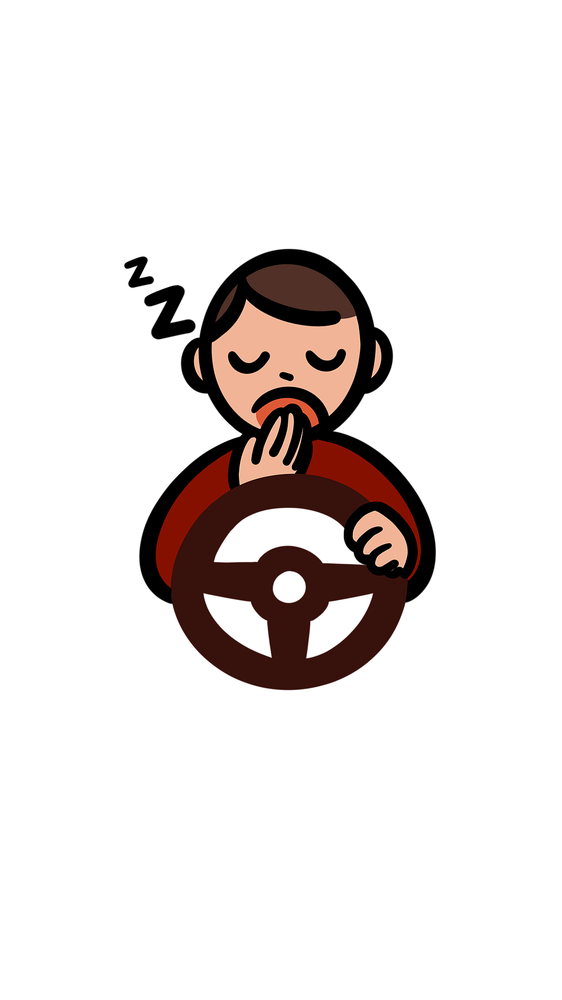
#> input picture input/1.png, 562 x 1000 px, shrunk from 1080 x 1920 before the run; its folder holds only this picture in this run
$ python background_remover.py input/1.png
#> lines starting #> are read from the running program, lines starting #| are printed output that depends on the picture; after the words box and inside, x2 and y2 are one past the last pixel; in counts of white or black regions, pixels touching at a corner belong together
#!/usr/bin/env python3
"""
Background Remover Tool

A tool for removing white/light colored backgrounds from images using flood fill algorithm.
Supports batch processing and various customization options.

Author: Tanakorn Onlamoon
License: MIT
"""

import argparse
import logging
import sys
from pathlib import Path
from typing import List, Optional, Tuple, Union

import cv2
import numpy as np
from PIL import Image


class BackgroundRemover:
    """A class for removing backgrounds from images using flood fill."""

    def __init__(
        self,
        lower_diff: Tuple[int, int, int] = (10, 10, 10),
        upper_diff: Tuple[int, int, int] = (10, 10, 10),
        start_points: Optional[List[Tuple[int, int]]] = None,
        auto_crop: bool = True,
    ):
        """
        Initialize the BackgroundRemover.

        Args:
            lower_diff: Lower threshold for flood fill (BGR values)
            upper_diff: Upper threshold for flood fill (BGR values)
            start_points: List of starting points for flood fill. Defaults to corners.
            auto_crop: Whether to automatically crop the result to remove empty space
        """
        self.lower_diff = lower_diff
        self.upper_diff = upper_diff
        self.start_points = start_points
        self.auto_crop = auto_crop
        self.logger = self._setup_logger()

    def _setup_logger(self) -> logging.Logger:
        """Set up logging configuration."""
        logger = logging.getLogger(__name__)
        logger.setLevel(logging.INFO)

        if not logger.handlers:
            handler = logging.StreamHandler()
            formatter = logging.Formatter(
                '%(asctime)s - %(name)s - %(levelname)s - %(message)s'
            )
            handler.setFormatter(formatter)
            logger.addHandler(handler)

        return logger

    def _validate_image_path(self, path: Union[str, Path]) -> Path:
        """Validate that the image path exists and is a valid image file."""
        path = Path(path)

        if not path.exists():
            raise FileNotFoundError(f"Image file not found: {path}")

        valid_extensions = {'.png', '.jpg', '.jpeg', '.bmp', '.tiff', '.webp'}
        if path.suffix.lower() not in valid_extensions:
            raise ValueError(f"Unsupported image format: {path.suffix}")

        return path

    def _load_image(self, input_path: Path) -> np.ndarray:
        """Load image with proper alpha channel handling."""
        img = cv2.imread(str(input_path), cv2.IMREAD_UNCHANGED)
#> img is the input picture: shape (1000, 562, 4); mean B, G, R, A 224.5, 225.8, 230.9, 255

        if img is None:
            raise ValueError(f"Could not load image: {input_path}")

        # Ensure BGRA (4-channel)
        if len(img.shape) == 2:  # Grayscale
            img = cv2.cvtColor(img, cv2.COLOR_GRAY2BGRA)
        elif img.shape[2] == 3:  # BGR
            img = cv2.cvtColor(img, cv2.COLOR_BGR2BGRA)
        elif img.shape[2] == 4:  # Already BGRA
            pass
        else:
            raise ValueError(f"Unsupported image format with {img.shape[2]} channels")

        return img

    def _get_flood_fill_points(self, img: np.ndarray) -> List[Tuple[int, int]]:
        """Get starting points for flood fill operation."""
        if self.start_points:
            return self.start_points

        h, w = img.shape[:2]
        # Default to all four corners
        return [(0, 0), (w-1, 0), (0, h-1), (w-1, h-1)]

    def _apply_flood_fill(self, img: np.ndarray) -> np.ndarray:
        """Apply flood fill to remove background."""
        h, w = img.shape[:2]
#> h = 1000; w = 562
        mask = np.zeros((h + 2, w + 2), np.uint8)
        bgr = img[:, :, :3].copy()
        result = img.copy()

        points = self._get_flood_fill_points(img)
#> points = [(0, 0), (561, 0), (0, 999), (561, 999)]

        for point in points:
            x, y = point
            if 0 <= x < w and 0 <= y < h:
                # Reset mask for each flood fill operation
                temp_mask = np.zeros((h + 2, w + 2), np.uint8)

                cv2.floodFill(
                    bgr, temp_mask, (x, y),
                    (0, 0, 0),  # dummy color
                    self.lower_diff,
                    self.upper_diff,
                    flags=cv2.FLOODFILL_FIXED_RANGE
                )

                # Combine masks
                mask = cv2.bitwise_or(mask, temp_mask)
#> this loop made 4 passes
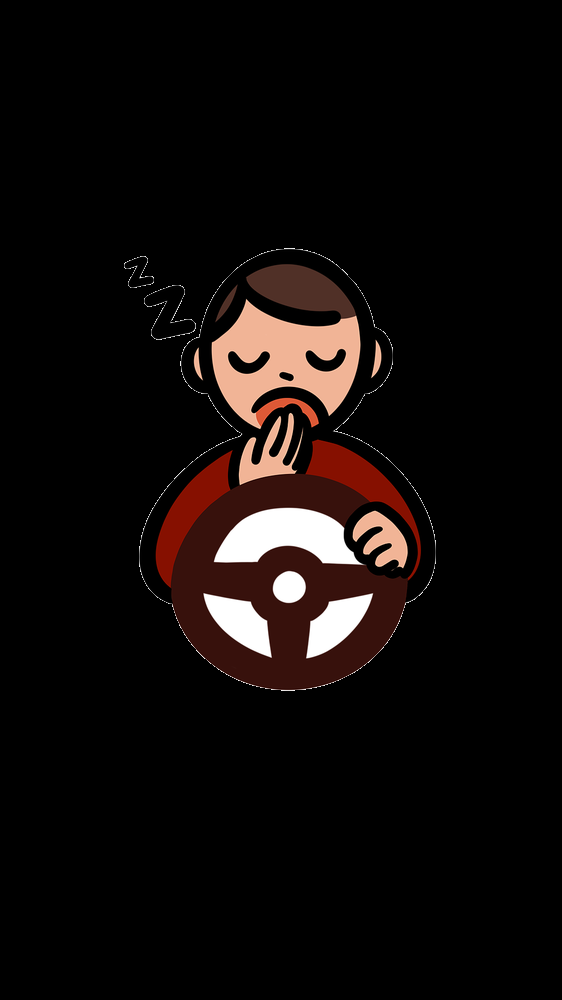
#> bgr: shape (1000, 562, 3); mean B, G, R 9.9, 11.1, 16.2
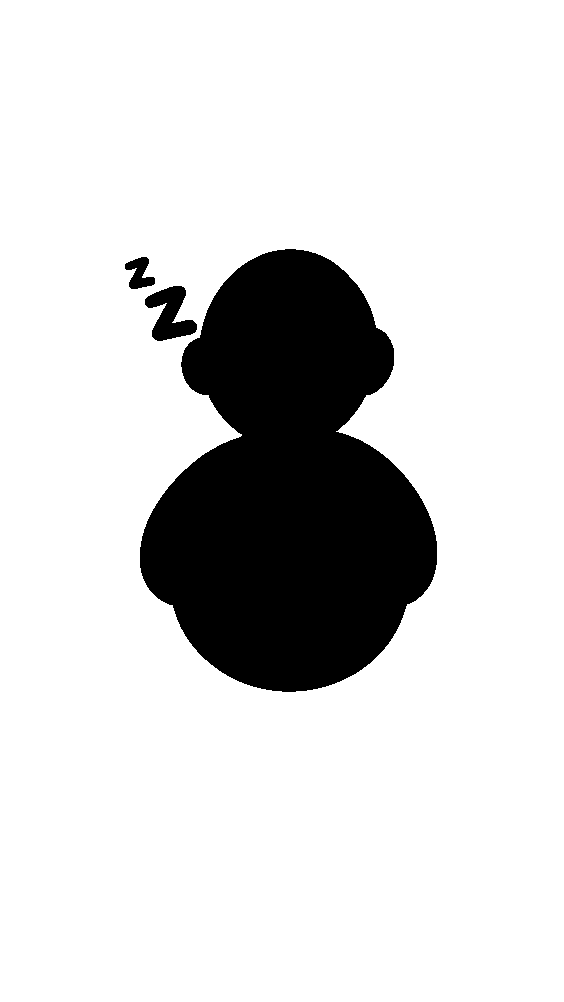
#> mask: shape (1002, 564); values 0 (black) and 1 (white), 84.3% white; 3 black regions, box (x1, y1, x2, y2) and area: (140, 249, 437, 692) 86828, (145, 286, 197, 341) 1569, (125, 257, 155, 289) 553

        # Apply transparency to flood-filled areas
        filled_area = mask[1:h+1, 1:w+1] == 1
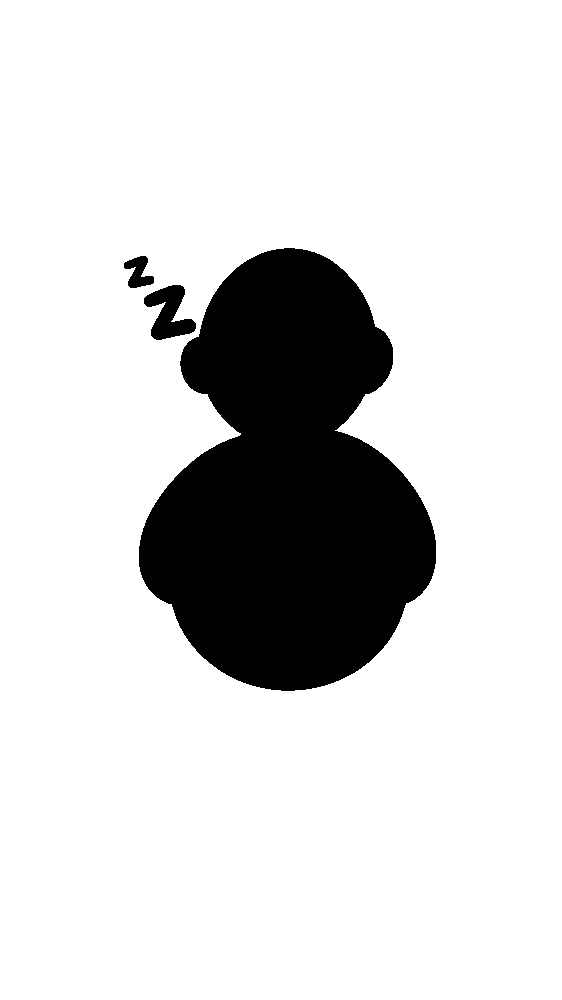
#> filled_area: shape (1000, 562) bool; 84.2% white; 3 black regions, box (x1, y1, x2, y2) and area: (139, 248, 436, 691) 86828, (144, 285, 196, 340) 1569, (124, 256, 154, 288) 553
        result[filled_area] = (0, 0, 0, 0)  # Transparent

        return result

    def _crop_image(self, img: np.ndarray) -> np.ndarray:
        """Crop image to remove transparent borders."""
        if not self.auto_crop:
            return img

        # Convert to PIL for easier cropping
        pil_img = Image.fromarray(cv2.cvtColor(img, cv2.COLOR_BGRA2RGBA))
        bbox = pil_img.getbbox()
#> bbox = (124, 248, 436, 691)

        if bbox:
            pil_img = pil_img.crop(bbox)
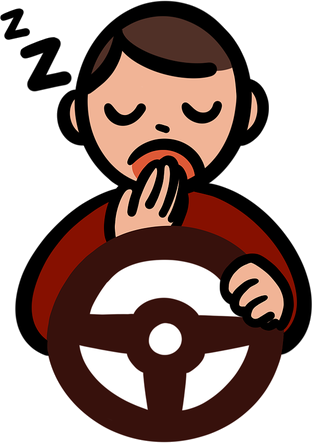
#> pil_img: PIL image 312x443 RGBA; mean R, G, B, A 66.1, 45.3, 40.1, 164.1; transparent parts drawn white
            # Convert back to numpy array
            return cv2.cvtColor(np.array(pil_img), cv2.COLOR_RGBA2BGRA)
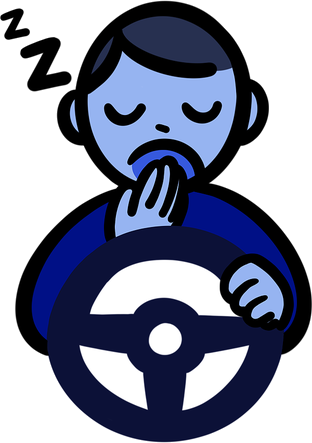
#> returned value: shape (443, 312, 4); mean R, G, B, A 40.1, 45.3, 66.1, 164.1; transparent parts drawn white

        return img

    def remove_background(
        self,
        input_path: Union[str, Path],
        output_path: Optional[Union[str, Path]] = None
    ) -> Path:
        """
        Remove background from a single image.

        Args:
            input_path: Path to input image
            output_path: Path to output image (optional)

        Returns:
            Path to the output image
        """
        input_path = self._validate_image_path(input_path)

        if output_path is None:
            output_path = input_path.parent / f"{input_path.stem}_no_bg.png"
        else:
            output_path = Path(output_path)

        self.logger.info(f"Processing: {input_path}")

        try:
            # Load and process image
            img = self._load_image(input_path)
            result = self._apply_flood_fill(img)
            result = self._crop_image(result)

            # Save result
            output_path.parent.mkdir(parents=True, exist_ok=True)
            pil_img = Image.fromarray(cv2.cvtColor(result, cv2.COLOR_BGRA2RGBA))
            pil_img.save(output_path, "PNG")

            self.logger.info(f"Saved: {output_path}")
            return output_path

        except Exception as e:
            self.logger.error(f"Failed to process {input_path}: {e}")
            raise

    # [52 lines left out: function batch_process, not called in this run]


def main():
    """Command-line interface for the background remover."""
    parser = argparse.ArgumentParser(
        description="Remove white/light backgrounds from images using flood fill",
        formatter_class=argparse.RawDescriptionHelpFormatter,
        epilog="""
Examples:
  python background_remover.py input.png
  python background_remover.py input.png -o output.png
  python background_remover.py --batch ./images/ -od ./processed/
  python background_remover.py input.png --lower-diff 20 20 20 --no-crop
        """
    )

    parser.add_argument(
        "input",
        help="Input image file or directory (for batch processing)"
    )

    parser.add_argument(
        "-o", "--output",
        help="Output file path (for single image)"
    )

    parser.add_argument(
        "--batch",
        action="store_true",
        help="Process all images in input directory"
    )

    parser.add_argument(
        "-od", "--output-dir",
        help="Output directory (for batch processing)"
    )

    parser.add_argument(
        "--pattern",
        default="*",
        help="File pattern for batch processing (default: *)"
    )

    parser.add_argument(
        "--lower-diff",
        nargs=3,
        type=int,
        default=[10, 10, 10],
        metavar=("B", "G", "R"),
        help="Lower threshold for flood fill (BGR values, default: 10 10 10)"
    )

    parser.add_argument(
        "--upper-diff",
        nargs=3,
        type=int,
        default=[10, 10, 10],
        metavar=("B", "G", "R"),
        help="Upper threshold for flood fill (BGR values, default: 10 10 10)"
    )

    parser.add_argument(
        "--start-points",
        nargs="+",
        type=str,
        help="Starting points for flood fill as 'x,y' pairs (e.g., '0,0' '100,50')"
    )

    parser.add_argument(
        "--no-crop",
        action="store_true",
        help="Disable automatic cropping"
    )

    parser.add_argument(
        "-v", "--verbose",
        action="store_true",
        help="Enable verbose logging"
    )

    args = parser.parse_args()

    # Set up logging level
    if args.verbose:
        logging.getLogger().setLevel(logging.DEBUG)

    # Parse start points
    start_points = None
    if args.start_points:
        try:
            start_points = [
                tuple(map(int, point.split(',')))
                for point in args.start_points
            ]
        except ValueError:
            print("Error: Invalid start points format. Use 'x,y' format.")
            sys.exit(1)

    # Create background remover
    remover = BackgroundRemover(
        lower_diff=tuple(args.lower_diff),
        upper_diff=tuple(args.upper_diff),
        start_points=start_points,
        auto_crop=not args.no_crop
    )

    try:
        if args.batch:
            # Batch processing
            processed = remover.batch_process(
                args.input,
                args.output_dir,
                args.pattern
            )
            print(f"Successfully processed {len(processed)} images")
        else:
            # Single image processing
            result = remover.remove_background(args.input, args.output)
            print(f"Successfully processed: {result}")

    except Exception as e:
        print(f"Error: {e}")
        sys.exit(1)


if __name__ == "__main__":
    main()
